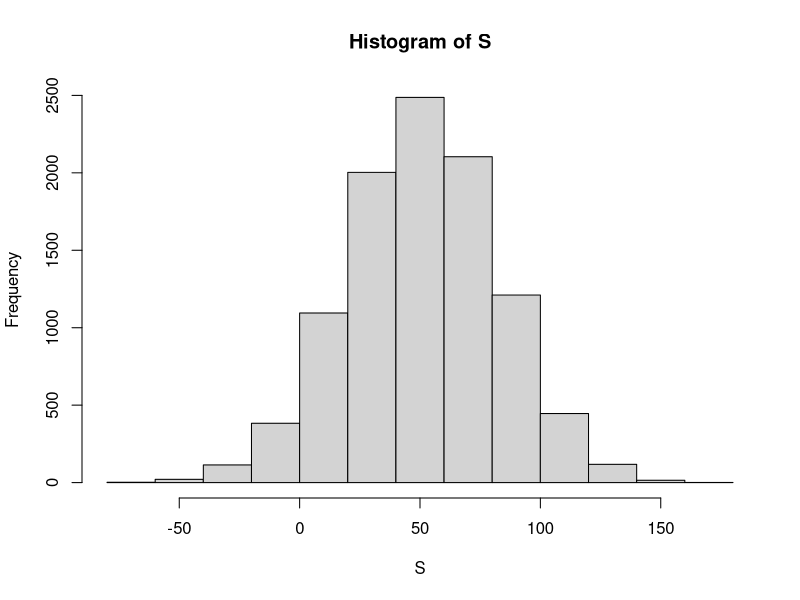
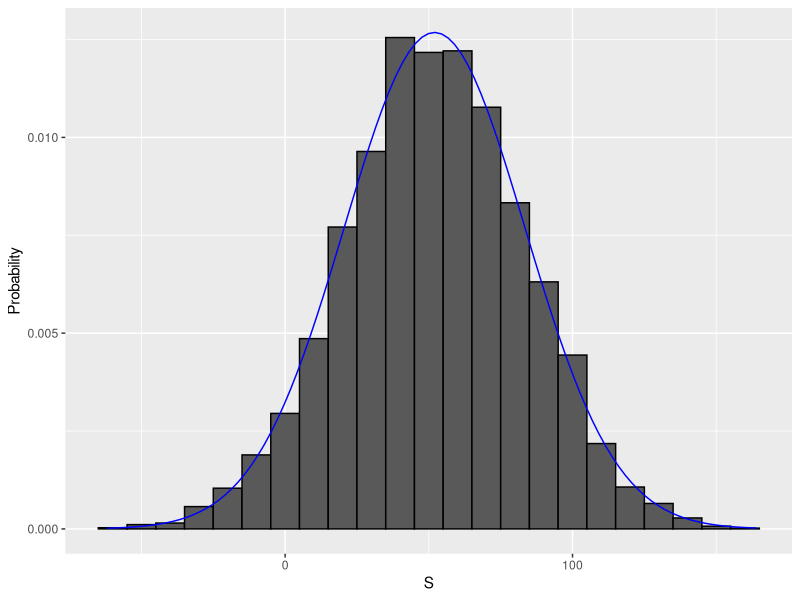

The R source for these figures, in order:
library(tidyverse)

# define random variable x to be 1 if blue, 0 otherwise
beads <- rep(c("red", "blue"), times = c(2, 3))
x <- ifelse(sample(beads, 1) == "blue", 1, 0)

# demonstrate that the random variable is different every time
ifelse(sample(beads, 1) == "blue", 1, 0)
ifelse(sample(beads, 1) == "blue", 1, 0)
ifelse(sample(beads, 1) == "blue", 1, 0)

# sampling model 1: define urn, then sample
color <- rep(c("Black", "Red", "Green"), c(18, 18, 2)) # define the urn for the sampling model
n <- 1000
X <- sample(ifelse(color == "Red", -1, 1), n, replace = TRUE)
X[1:10]

# sampling model 2: define urn inside sample function by noting probabilities
x <- sample( c(-1, 1), n, replace = TRUE, prob = c(9/19, 10/19) )    # 1000 independent draws
S <- sum(x)    # total winnings = sum of draws
S

# We use the sampling model to run a Monte Carlo simulation and use 
# the results to estimate the probability of the casino losing money.n <- 1000    # number of roulette players
B <- 10000    # number of Monte Carlo experiments
S <- replicate( B, {
  X <- sample(c(-1,1), n, replace = TRUE, prob = c(9/19, 10/19))    # simulate 1000 spins
  sum(X)    # determine total profit
} )

mean(S < 0)    # probability of the casino losing money

hist( S )      # show histogram.

s <- seq(min(S), max(S), length = 100)    # sequence of 100 values across range of S
normal_density <- data.frame(s = s, f = dnorm(s, mean(S), sd(S))) # generate normal density for S
data.frame (S = S) %>%    # make data frame of S for histogram
  ggplot(aes(S, ..density..)) +
  geom_histogram(color = "black", binwidth = 10) +
  ylab("Probability") +
  geom_line(data = normal_density, mapping = aes(s, f), color = "blue")


